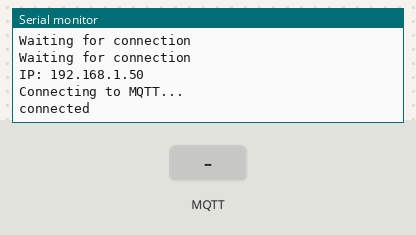
A program run on a simulated ESP8266 (NodeMCU). Parts: the last lines printed to the serial monitor. The test bench sets the inputs (shaded band). WiFi joins after 1.5 s; servers stay silent unless stated; no MQTT or app messages arrive unless stated.

Above: at 2.7 s.
2.8 s: MQTT message "/command" arrives on the first subscribed topic
At 4.0 s:
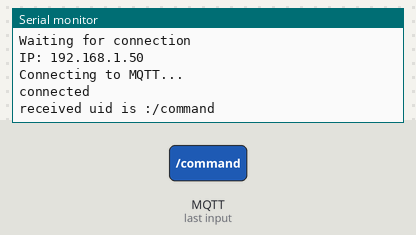
4.3 s: MQTT message "1" arrives on the first subscribed topic
At 5.2 s:
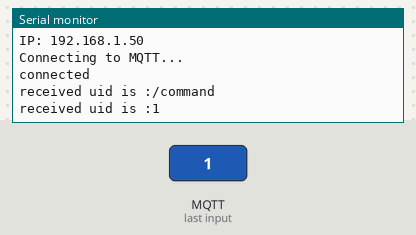
5.8 s: MQTT message "on" arrives on the first subscribed topic
At 6.3 s:
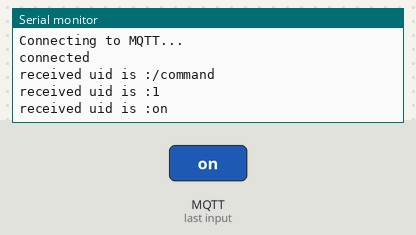
7.3 s: MQTT message "off" arrives on the first subscribed topic
At 8.7 s:
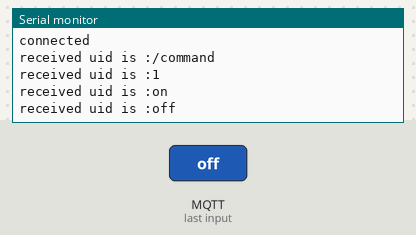

Measured:
- after the input at 2.8 s, the serial monitor: prints a new line at once (image 1)
- after the input at 4.3 s, the serial monitor: prints a new line at once (image 2)
- after the input at 5.8 s, the serial monitor: prints a new line at once (image 3)
- after the input at 7.3 s, the serial monitor: prints a new line at once (image 4)

The program:

main.cpp
```cpp
#include <ESP8266WiFi.h>
#include <PubSubClient.h>
#include <ESP8266WebServer.h>

WiFiClient espClient;
PubSubClient client(espClient);

const char *mqttServer = "192.168.0.130";
const int mqttPort = 1883;
const char *mqttUser = "ikjeozws";
const char *mqttPassword = "nyE3JKfAFUMS";
ESP8266WebServer server(80);

void callback(char *topic, byte *payload, unsigned int length) {
    if (String(topic).equals("/command")) {
        String msg = "";
        for (int i = 0; i < length; i++) {
            msg = msg + (char) payload[i];
        }
        Serial.println("received uid is :" + msg);
        client.publish("/command-response", msg.c_str());
    }
}

void mqttConnect() {
    while (!client.connected()) {
        client.setServer(mqttServer, mqttPort);
        client.setKeepAlive(15000);
        client.setCallback(callback);
        Serial.println("Connecting to MQTT...");
        if (client.connect("my-device", mqttUser, mqttPassword)) {
            Serial.println("connected");
            client.subscribe("/command");
        } else {
            Serial.print("failed with state ");
            Serial.print(client.state());
            delay(2000);
        }
    }
}

void setup() {
    Serial.begin(115200);
    WiFi.begin("", "");
    while (WiFi.status() != WL_CONNECTED) {
        delay(500);
        Serial.println("Waiting for connection");
    }
    Serial.print("IP: ");
    Serial.println(WiFi.localIP().toString().c_str());
    mqttConnect();
    server.begin();
}

void loop() {
    server.handleClient();
    client.loop();
}
```
